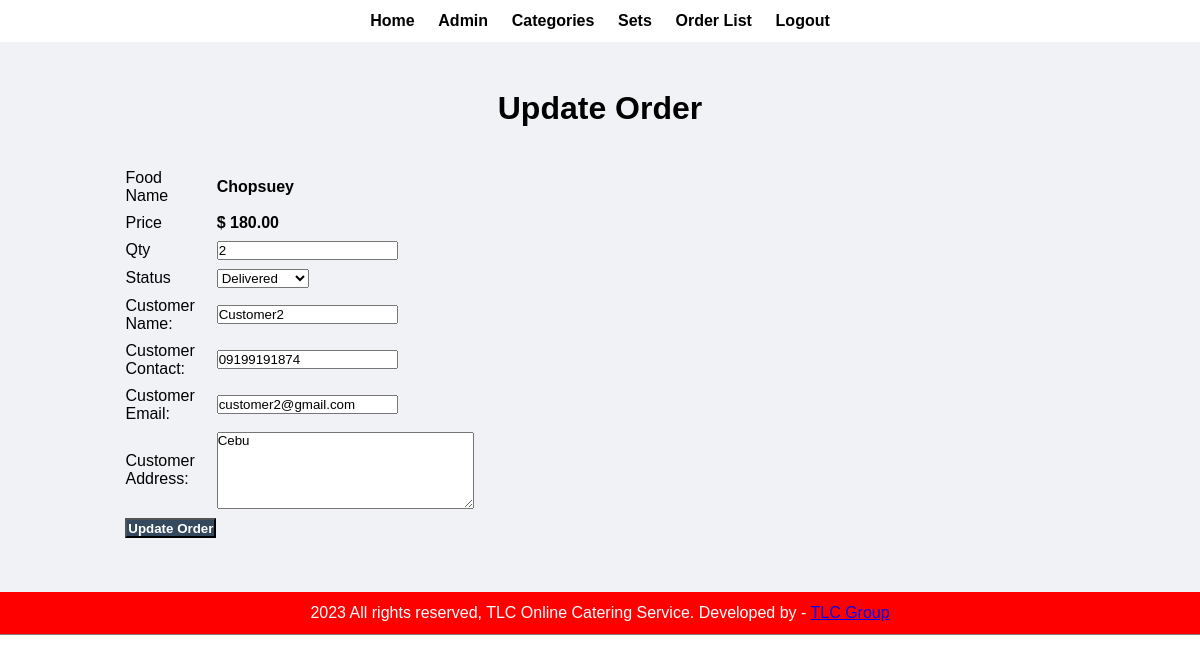
Page /admin/update-order.php?id=2 (signed in) on the committed database.
### tables this page shows
CREATE TABLE `customer_order` (
  `id` int(10) UNSIGNED NOT NULL,
  `food` varchar(255) NOT NULL,
  `price` decimal(10,2) NOT NULL,
  `qty` int(11) NOT NULL,
  `total` decimal(10,2) NOT NULL,
  `order_date` datetime NOT NULL,
  `status` varchar(255) NOT NULL,
  `customer_name` varchar(255) NOT NULL,
  `customer_contact` varchar(255) NOT NULL,
  `customer_email` varchar(255) NOT NULL,
  `customer_address` varchar(255) NOT NULL
);

### admin/update-order.php (the view, shortened to what this page needs)
<?php include('partials/menu.php'); ?>
<div class="main-content">
    <div class="wrapper">
        <h1>Update Order</h1>
        <br><br>
        <?php
            if(isset($_GET['id']))
            {
                $id=$_GET['id'];
                $sql = "SELECT * FROM customer_order WHERE id=$id";
                $res = mysqli_query($conn, $sql);
                $count = mysqli_num_rows($res);
                if($count==1)
                {
                    $row=mysqli_fetch_assoc($res);
                    $food = $row['food'];
                    $price = $row['price'];
                    $qty = $row['qty'];
                    $status = $row['status'];
                    $customer_name = $row['customer_name'];
                    $customer_contact = $row['customer_contact'];
                    $customer_email = $row['customer_email'];
                    $customer_address = $row['customer_address'];
                }
                else
                {
                    header('location:' .SITEURL. 'admin/manage-order.php');
                }
            }
            else
            {
                header('location:' .SITEURL. 'admin/manage-order.php');
            }
        ?>
        <form action="" method="POST">
            <table class="tbl-30">
                <tr>
                    <td>Food Name</td>
                    <td><b><?php echo $food; ?> </b></td>
                </tr>
                <tr>
                    <td>Price</td>
                    <td>
                        <b> $ <?php echo $price; ?></b>
                    </td>
                </tr>
                <tr>
                    <td>Qty</td>
                    <td>
                        <input type="number" name="qty" value="<?php echo $qty; ?>">
                    </td>
                </tr>
                <tr>
                    <td>Status</td>
                    <td>
                        <select name="status">
                            <option <?php if($status=="Delivered"){echo "selected";} ?> value="Delivered">Delivered</option>
                        </select>
                    </td>
                </tr>
                <tr>
                    <td>Customer Name: </td>
                    <td>
                        <input type="text" name="customer_name" value="<?php echo $customer_name; ?>">
                    </td>
                </tr>
                <tr>
                    <td>Customer Contact: </td>
                    <td>
                        <input type="text" name="customer_contact" value="<?php echo $customer_contact; ?>">
                    </td>
                </tr>
                <tr>
                    <td>Customer Email: </td>
                    <td>
                        <input type="text" name="customer_email" value="<?php echo $customer_email; ?>">
                    </td>
                </tr>
                <tr>
                    <td>Customer Address: </td>
                    <td>
                        <textarea name="customer_address" id="" cols="30" rows="5"><?php echo $customer_address; ?></textarea>
                    </td>
                </tr>
                <tr>
                    <td clospan="2">
                        <input type="submit" name="submit" value="Update Order" class="btn-secondary">
                    </td>
                </tr>
            </table>
        </form>
    </div>
</div>
<?php include('partials/footer.php'); ?>

### css/admin.css (style rules this page uses)
* { margin: 0; padding: 0; font-family: Arial, Helvetica, sans-serif; }
.wrapper { padding: 1%; width: 80%; margin: 0 auto; }
.tbl-30 { width: 30%; }
table tr td { padding: 1%; }
.btn-secondary { background-color: #34495e; padding: 1%; color: white; text-decoration: none; font-weight: bold; }
.main-content { background-color: #f1f2f6; padding: 3% 0; }

### rows in the picture
customer_order: food "Chopsuey", price "180.00", qty "2", status "Delivered", customer_name "Customer2", customer_contact "09199191874", customer_email "customer2@gmail.com", customer_address "Cebu"
